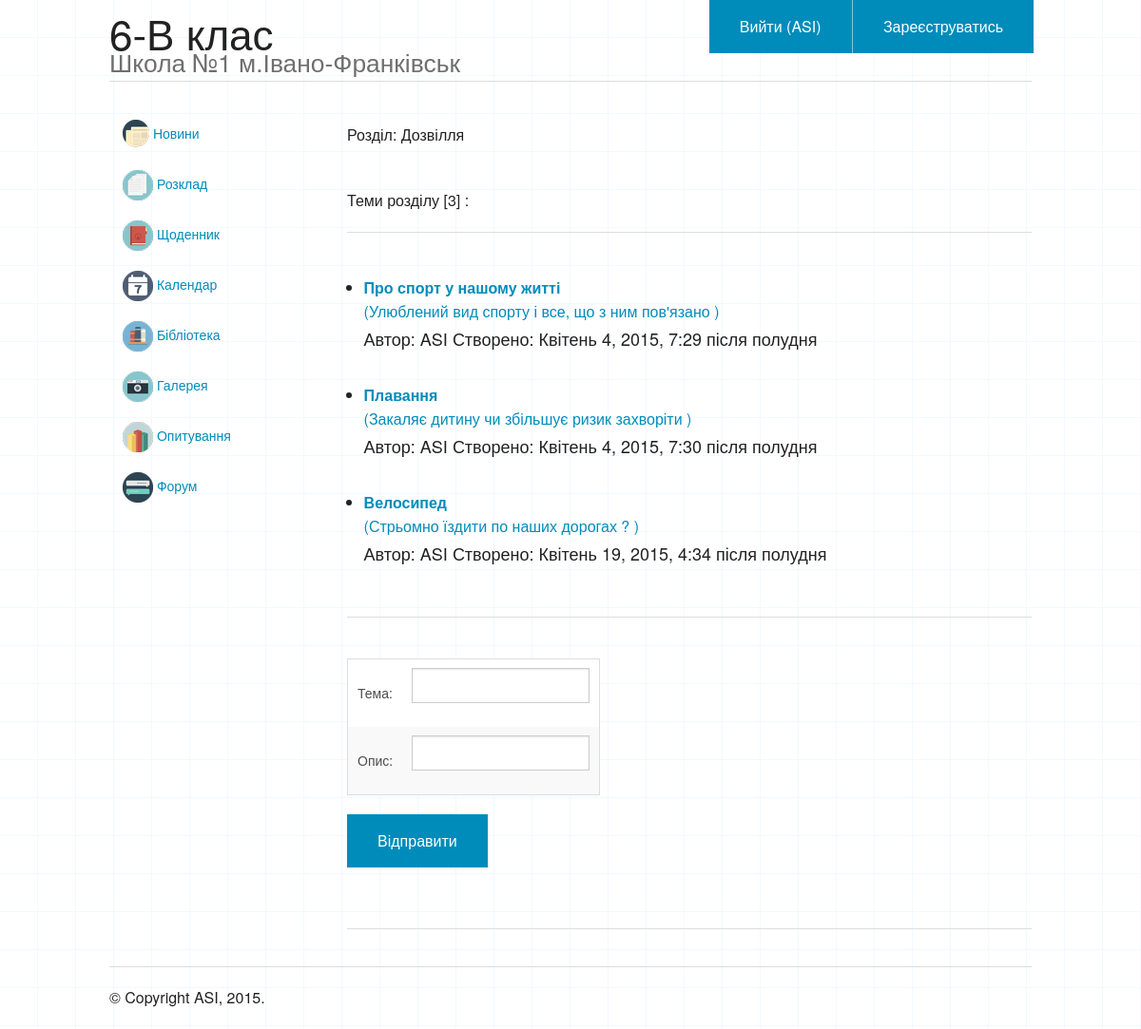
Page /forum/2/ (signed in) on the committed database.
### forum/models.py (models this page shows, shortened)
class Section(models.Model):
    title = models.CharField(max_length=100, verbose_name="Розділ")
    description = models.CharField(max_length=200, verbose_name="Опис")
    order = models.IntegerField(verbose_name="Порядок")
    class Meta:
        ordering = ['order']

class Topic(models.Model):
    title = models.CharField(max_length=100, verbose_name="Тема")
    description = models.CharField(max_length=200, verbose_name="Опис")
    timestamp = models.DateTimeField(verbose_name="Час створення")
    author = models.CharField(max_length=40, verbose_name="Автор")
    section = models.ForeignKey(Section)
    class Meta:
        ordering = ['timestamp']

### forum/views.py (the view)
# urls.py: url(r'^(?P<section_id>\d+)/$', views.topics),
def topics(request, section_id):
    form = TopicForm(request.POST or None)
    section = get_object_or_404(Section, pk=section_id)
    topics = Topic.objects.filter(section=section_id)
    context = {'section': section,
               'topics': topics,
               'form': form}
    return render(request, 'forum/topics.html', context)

### forum/forms.py
class TopicForm(ModelForm):
    class Meta:
        model = Topic
        fields = ["title", "description"]

### forum/templates/forum/topics.html (shortened to what this page needs)
{% extends "base/base.html" %}
{% block content %}
	<br>
	<p>Розділ: {{ section.title }}</p>
	<br>
	<p> Теми розділу [{{ topics|length }}] :</p>
	<hr>
	<ul>
	{% if topics %}
		<br>
		{% for topic in topics %}
			<li>
				<a href="/forum/{{ section.id }}/{{ topic.id }}/"><b> {{ topic.title }} </b>
					<br>
					({{ topic.description }} )
					<br>
					<h5>Автор: {{ topic.author }} Створено: {{ topic.timestamp }}</h5>
					<br>
				</a>
			</li>
		{% endfor %}
	</ul>
	<hr>
	{% endif %}
	{% if user.is_authenticated %}
	<br>
	<form action="/forum/{{ section.id }}/addtopic/" method="post">
		<table>
			{{ form.as_table }}
		</table>
		<input class="button" type="submit" value="Відправити">
	</form>
	<br>
	<hr>
	{% endif %}
{% endblock %}

### base/templates/base/base.html (shortened to what this page needs)
{% load staticfiles %}
<html lang="uk">
<head>
	<link rel="stylesheet" href="{% static "base/css/normalize.css" %}" />
	<link rel="stylesheet" href="{% static "base/css/foundation.min.css" %}" />
	<link rel="stylesheet" href="{% static "base/css/foundation-icons/foundation-icons.css" %}" />
	<link rel="stylesheet" href="{% static "base/css/main.css" %}" />
</head>
<body b>
<div class="row">
	<div class="large-12 columns">
    	<div class="nav-bar right">
     		<ul class="button-group">
     			{% if user.is_authenticated %}
     				<li><a href="/base/logout/" class="button">Вийти ({{ user.username }})</a></li>
     			{% else %}
       				<li><a href="/base/login/" class="button">Ввійти</a></li>
       			{% endif %}
       			<li><a href="/base/regisrtation/" class="button">Зареєструватись</a></li>
      		</ul>
    	</div>
    	<h1>6-В клас<br><small>Школа №1 м.Івано-Франківськ</small></h1>
    	<hr/>
  	</div>
</div>
<div class="row">
	<div class="large-9 push-3 columns">
    	{%block content%}
    	{%endblock%}
  	</div>
	<div class="large-3 pull-9 columns">
    	<ul class="side-nav">
      		<li><a href="/articles/"><img src="{% static "base/images/news.png" %}"/> Новини</a></li>
      		<li><a href="/timetable/"><img src="{% static "base/images/timetable.png" %}"/> Розклад</a></li>
      		<li><a href="/diary/"><img src="{% static "base/images/diary.png" %}"/> Щоденник</a></li>
      		<li><a href="/calend/"><img src="{% static "base/images/calendar.png" %}"/> Календар</a></li>
      		<li><a href="/library/"><img src="{% static "base/images/lib.png" %}"/> Бібліотека</a></li>
      		<li><a href="/galery/"><img src="{% static "base/images/galery.png" %}"/> Галерея</a></li>
      		<li><a href="/vote/"><img src="{% static "base/images/votes.png" %}"/> Опитування</a></li>
      		<li><a href="/forum/"><img src="{% static "base/images/forum.png" %}"/> Форум</a></li>
    	</ul>
	</div>
</div>
<footer class="row">
  <div class="large-12 columns">
    <hr/>
    <div class="row">
      <div class="large-6 columns">
        <p>© Copyright ASI, 2015.</p>
      </div>
    </div>
  </div>
</footer>
</body>
</html>

### base/static/base/css/main.css (style rules this page uses)
body { background: url(../images/bg2.gif) repeat; }
td { vertical-align: top; }

### rows in the picture
Section: title "Дозвілля"
Topic: title "Про спорт у нашому житті", description "Улюблений вид спорту і все, що з ним пов'язано", author "ASI", timestamp "Квітень 4, 2015, 7:29 після полудня"
Topic: title "Плавання", description "Закаляє дитину чи збільшує ризик захворіти", author "ASI", timestamp "Квітень 4, 2015, 7:30 після полудня"
Topic: title "Велосипед", description "Стрьомно їздити по наших дорогах ?", author "ASI", timestamp "Квітень 19, 2015, 4:34 після полудня"

### other values in the picture
{{ user.username }} "ASI"
{{ topics|length }} "3"
